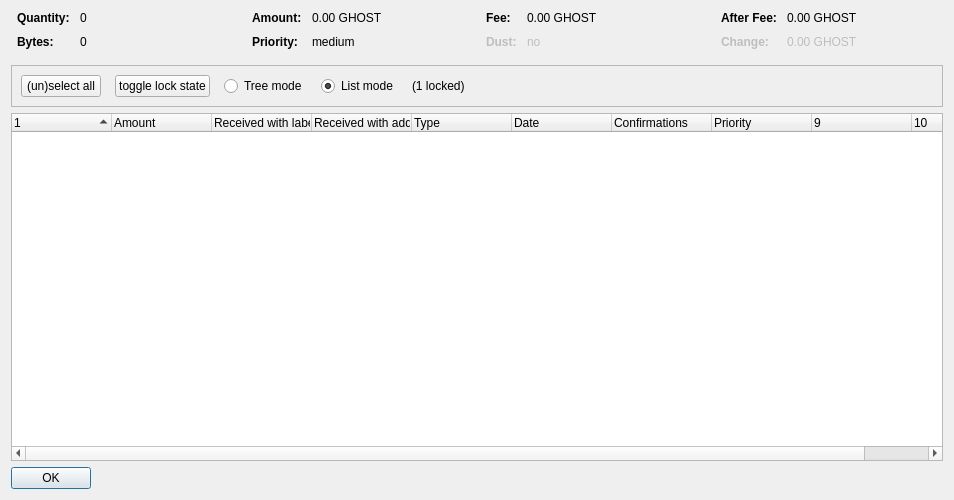
<?xml version="1.0" encoding="UTF-8"?>
<ui version="4.0">
 <class>CoinControlDialog</class>
 <widget class="QDialog" name="CoinControlDialog">
  <property name="geometry">
   <rect>
    <x>0</x>
    <y>0</y>
    <width>954</width>
    <height>500</height>
   </rect>
  </property>
  <property name="windowTitle">
   <string>Coin Selection</string>
  </property>
  <layout class="QVBoxLayout" name="verticalLayout">
   <item>
    <layout class="QHBoxLayout" name="horizontalLayoutTop" stretch="0,0,0,0">
     <property name="topMargin">
      <number>0</number>
     </property>
     <property name="bottomMargin">
      <number>10</number>
     </property>
     <item>
      <layout class="QFormLayout" name="formLayoutCoinControl1">
       <property name="horizontalSpacing">
        <number>10</number>
       </property>
       <property name="verticalSpacing">
        <number>10</number>
       </property>
       <property name="leftMargin">
        <number>6</number>
       </property>
       <property name="rightMargin">
        <number>6</number>
       </property>
       <item row="0" column="0">
        <widget class="QLabel" name="labelCoinControlQuantityText">
         <property name="font">
          <font>
           <weight>75</weight>
           <bold>true</bold>
          </font>
         </property>
         <property name="text">
          <string>Quantity:</string>
         </property>
        </widget>
       </item>
       <item row="0" column="1">
        <widget class="QLabel" name="labelCoinControlQuantity">
         <property name="cursor">
          <cursorShape>IBeamCursor</cursorShape>
         </property>
         <property name="contextMenuPolicy">
          <enum>Qt::ActionsContextMenu</enum>
         </property>
         <property name="text">
          <string notr="true">0</string>
         </property>
         <property name="textInteractionFlags">
          <set>Qt::LinksAccessibleByMouse|Qt::TextSelectableByKeyboard|Qt::TextSelectableByMouse</set>
         </property>
        </widget>
       </item>
       <item row="1" column="0">
        <widget class="QLabel" name="labelCoinControlBytesText">
         <property name="font">
          <font>
           <weight>75</weight>
           <bold>true</bold>
          </font>
         </property>
         <property name="text">
          <string>Bytes:</string>
         </property>
        </widget>
       </item>
       <item row="1" column="1">
        <widget class="QLabel" name="labelCoinControlBytes">
         <property name="cursor">
          <cursorShape>IBeamCursor</cursorShape>
         </property>
         <property name="contextMenuPolicy">
          <enum>Qt::ActionsContextMenu</enum>
         </property>
         <property name="text">
          <string notr="true">0</string>
         </property>
         <property name="textInteractionFlags">
          <set>Qt::LinksAccessibleByMouse|Qt::TextSelectableByKeyboard|Qt::TextSelectableByMouse</set>
         </property>
        </widget>
       </item>
      </layout>
     </item>
     <item>
      <layout class="QFormLayout" name="formLayoutCoinControl2">
       <property name="horizontalSpacing">
        <number>10</number>
       </property>
       <property name="verticalSpacing">
        <number>10</number>
       </property>
       <property name="leftMargin">
        <number>6</number>
       </property>
       <property name="rightMargin">
        <number>6</number>
       </property>
       <item row="0" column="0">
        <widget class="QLabel" name="labelCoinControlAmountText">
         <property name="font">
          <font>
           <weight>75</weight>
           <bold>true</bold>
          </font>
         </property>
         <property name="text">
          <string>Amount:</string>
         </property>
        </widget>
       </item>
       <item row="0" column="1">
        <widget class="QLabel" name="labelCoinControlAmount">
         <property name="cursor">
          <cursorShape>IBeamCursor</cursorShape>
         </property>
         <property name="contextMenuPolicy">
          <enum>Qt::ActionsContextMenu</enum>
         </property>
         <property name="text">
          <string notr="true">0.00 GHOST</string>
         </property>
         <property name="textInteractionFlags">
          <set>Qt::LinksAccessibleByMouse|Qt::TextSelectableByKeyboard|Qt::TextSelectableByMouse</set>
         </property>
        </widget>
       </item>
       <item row="1" column="0">
        <widget class="QLabel" name="labelCoinControlPriorityText">
         <property name="font">
          <font>
           <weight>75</weight>
           <bold>true</bold>
          </font>
         </property>
         <property name="text">
          <string>Priority:</string>
         </property>
        </widget>
       </item>
       <item row="1" column="1">
        <widget class="QLabel" name="labelCoinControlPriority">
         <property name="cursor">
          <cursorShape>IBeamCursor</cursorShape>
         </property>
         <property name="contextMenuPolicy">
          <enum>Qt::ActionsContextMenu</enum>
         </property>
         <property name="text">
          <string>medium</string>
         </property>
         <property name="textInteractionFlags">
          <set>Qt::LinksAccessibleByMouse|Qt::TextSelectableByKeyboard|Qt::TextSelectableByMouse</set>
         </property>
        </widget>
       </item>
      </layout>
     </item>
     <item>
      <layout class="QFormLayout" name="formLayoutCoinControl3">
       <property name="horizontalSpacing">
        <number>10</number>
       </property>
       <property name="verticalSpacing">
        <number>10</number>
       </property>
       <property name="leftMargin">
        <number>6</number>
       </property>
       <property name="rightMargin">
        <number>6</number>
       </property>
       <item row="0" column="0">
        <widget class="QLabel" name="labelCoinControlFeeText">
         <property name="font">
          <font>
           <weight>75</weight>
           <bold>true</bold>
          </font>
         </property>
         <property name="text">
          <string>Fee:</string>
         </property>
        </widget>
       </item>
       <item row="0" column="1">
        <widget class="QLabel" name="labelCoinControlFee">
         <property name="cursor">
          <cursorShape>IBeamCursor</cursorShape>
         </property>
         <property name="contextMenuPolicy">
          <enum>Qt::ActionsContextMenu</enum>
         </property>
         <property name="text">
          <string notr="true">0.00 GHOST</string>
         </property>
         <property name="textInteractionFlags">
          <set>Qt::LinksAccessibleByMouse|Qt::TextSelectableByKeyboard|Qt::TextSelectableByMouse</set>
         </property>
        </widget>
       </item>
       <item row="1" column="0">
        <widget class="QLabel" name="labelCoinControlLowOutputText">
         <property name="enabled">
          <bool>false</bool>
         </property>
         <property name="font">
          <font>
           <weight>75</weight>
           <bold>true</bold>
          </font>
         </property>
         <property name="text">
          <string>Dust:</string>
         </property>
        </widget>
       </item>
       <item row="1" column="1">
        <widget class="QLabel" name="labelCoinControlLowOutput">
         <property name="enabled">
          <bool>false</bool>
         </property>
         <property name="cursor">
          <cursorShape>IBeamCursor</cursorShape>
         </property>
         <property name="contextMenuPolicy">
          <enum>Qt::ActionsContextMenu</enum>
         </property>
         <property name="text">
          <string>no</string>
         </property>
         <property name="textInteractionFlags">
          <set>Qt::LinksAccessibleByMouse|Qt::TextSelectableByKeyboard|Qt::TextSelectableByMouse</set>
         </property>
        </widget>
       </item>
      </layout>
     </item>
     <item>
      <layout class="QFormLayout" name="formLayoutCoinControl4">
       <property name="horizontalSpacing">
        <number>10</number>
       </property>
       <property name="verticalSpacing">
        <number>10</number>
       </property>
       <property name="leftMargin">
        <number>6</number>
       </property>
       <property name="rightMargin">
        <number>6</number>
       </property>
       <item row="0" column="0">
        <widget class="QLabel" name="labelCoinControlAfterFeeText">
         <property name="font">
          <font>
           <weight>75</weight>
           <bold>true</bold>
          </font>
         </property>
         <property name="text">
          <string>After Fee:</string>
         </property>
        </widget>
       </item>
       <item row="0" column="1">
        <widget class="QLabel" name="labelCoinControlAfterFee">
         <property name="cursor">
          <cursorShape>IBeamCursor</cursorShape>
         </property>
         <property name="contextMenuPolicy">
          <enum>Qt::ActionsContextMenu</enum>
         </property>
         <property name="text">
          <string notr="true">0.00 GHOST</string>
         </property>
         <property name="textInteractionFlags">
          <set>Qt::LinksAccessibleByMouse|Qt::TextSelectableByKeyboard|Qt::TextSelectableByMouse</set>
         </property>
        </widget>
       </item>
       <item row="1" column="0">
        <widget class="QLabel" name="labelCoinControlChangeText">
         <property name="enabled">
          <bool>false</bool>
         </property>
         <property name="font">
          <font>
           <weight>75</weight>
           <bold>true</bold>
          </font>
         </property>
         <property name="text">
          <string>Change:</string>
         </property>
        </widget>
       </item>
       <item row="1" column="1">
        <widget class="QLabel" name="labelCoinControlChange">
         <property name="enabled">
          <bool>false</bool>
         </property>
         <property name="cursor">
          <cursorShape>IBeamCursor</cursorShape>
         </property>
         <property name="contextMenuPolicy">
          <enum>Qt::ActionsContextMenu</enum>
         </property>
         <property name="text">
          <string notr="true">0.00 GHOST</string>
         </property>
         <property name="textInteractionFlags">
          <set>Qt::LinksAccessibleByMouse|Qt::TextSelectableByKeyboard|Qt::TextSelectableByMouse</set>
         </property>
        </widget>
       </item>
      </layout>
     </item>
    </layout>
   </item>
   <item>
    <widget class="QFrame" name="frame">
     <property name="minimumSize">
      <size>
       <width>0</width>
       <height>40</height>
      </size>
     </property>
     <property name="frameShape">
      <enum>QFrame::StyledPanel</enum>
     </property>
     <property name="frameShadow">
      <enum>QFrame::Sunken</enum>
     </property>
     <layout class="QHBoxLayout" name="horizontalLayout">
      <item>
       <layout class="QHBoxLayout" name="horizontalLayoutPanel" stretch="0,0,0,0,0,0">
        <property name="spacing">
         <number>14</number>
        </property>
        <item>
         <widget class="QPushButton" name="pushButtonSelectAll">
          <property name="sizePolicy">
           <sizepolicy hsizetype="Maximum" vsizetype="Fixed">
            <horstretch>0</horstretch>
            <verstretch>0</verstretch>
           </sizepolicy>
          </property>
          <property name="text">
           <string>(un)select all</string>
          </property>
          <property name="autoDefault">
           <bool>false</bool>
          </property>
         </widget>
        </item>
        <item>
         <widget class="QPushButton" name="pushButtonToggleLock">
          <property name="sizePolicy">
           <sizepolicy hsizetype="Maximum" vsizetype="Fixed">
            <horstretch>0</horstretch>
            <verstretch>0</verstretch>
           </sizepolicy>
          </property>
          <property name="text">
           <string>toggle lock state</string>
          </property>
          <property name="autoDefault">
           <bool>false</bool>
          </property>
         </widget>
        </item>
        <item>
         <widget class="QRadioButton" name="radioTreeMode">
          <property name="sizePolicy">
           <sizepolicy hsizetype="Maximum" vsizetype="Fixed">
            <horstretch>0</horstretch>
            <verstretch>0</verstretch>
           </sizepolicy>
          </property>
          <property name="text">
           <string>Tree mode</string>
          </property>
         </widget>
        </item>
        <item>
         <widget class="QRadioButton" name="radioListMode">
          <property name="sizePolicy">
           <sizepolicy hsizetype="Maximum" vsizetype="Fixed">
            <horstretch>0</horstretch>
            <verstretch>0</verstretch>
           </sizepolicy>
          </property>
          <property name="text">
           <string>List mode</string>
          </property>
          <property name="checked">
           <bool>true</bool>
          </property>
         </widget>
        </item>
        <item>
         <widget class="QLabel" name="labelLocked">
          <property name="text">
           <string>(1 locked)</string>
          </property>
         </widget>
        </item>
        <item>
         <spacer name="horizontalSpacer">
          <property name="orientation">
           <enum>Qt::Horizontal</enum>
          </property>
          <property name="sizeHint" stdset="0">
           <size>
            <width>40</width>
            <height>20</height>
           </size>
          </property>
         </spacer>
        </item>
       </layout>
      </item>
     </layout>
    </widget>
   </item>
   <item>
    <widget class="CoinControlTreeWidget" name="treeWidget">
     <property name="contextMenuPolicy">
      <enum>Qt::CustomContextMenu</enum>
     </property>
     <property name="sortingEnabled">
      <bool>false</bool>
     </property>
     <property name="columnCount">
      <number>10</number>
     </property>
     <attribute name="headerShowSortIndicator" stdset="0">
      <bool>true</bool>
     </attribute>
     <attribute name="headerStretchLastSection">
      <bool>false</bool>
     </attribute>
     <column>
      <property name="text">
       <string/>
      </property>
     </column>
     <column>
      <property name="text">
       <string>Amount</string>
      </property>
     </column>
     <column>
      <property name="text">
       <string>Received with label</string>
      </property>
     </column>
     <column>
      <property name="text">
       <string>Received with address</string>
      </property>
     </column>
     <column>
      <property name="text">
       <string>Type</string>
      </property>
     </column>
     <column>
      <property name="text">
       <string>Date</string>
      </property>
     </column>
     <column>
      <property name="text">
       <string>Confirmations</string>
      </property>
      <property name="toolTip">
       <string>Confirmed</string>
      </property>
     </column>
     <column>
      <property name="text">
       <string>Priority</string>
      </property>
     </column>
     <column>
      <property name="text">
       <string/>
      </property>
     </column>
     <column>
      <property name="text">
       <string/>
      </property>
     </column>
    </widget>
   </item>
   <item>
    <widget class="QDialogButtonBox" name="buttonBox">
     <property name="sizePolicy">
      <sizepolicy hsizetype="Maximum" vsizetype="Fixed">
       <horstretch>0</horstretch>
       <verstretch>0</verstretch>
      </sizepolicy>
     </property>
     <property name="orientation">
      <enum>Qt::Horizontal</enum>
     </property>
     <property name="standardButtons">
      <set>QDialogButtonBox::Ok</set>
     </property>
    </widget>
   </item>
  </layout>
 </widget>
 <customwidgets>
  <customwidget>
   <class>CoinControlTreeWidget</class>
   <extends>QTreeWidget</extends>
   <header>coincontroltreewidget.h</header>
  </customwidget>
 </customwidgets>
 <resources/>
 <connections/>
</ui>
